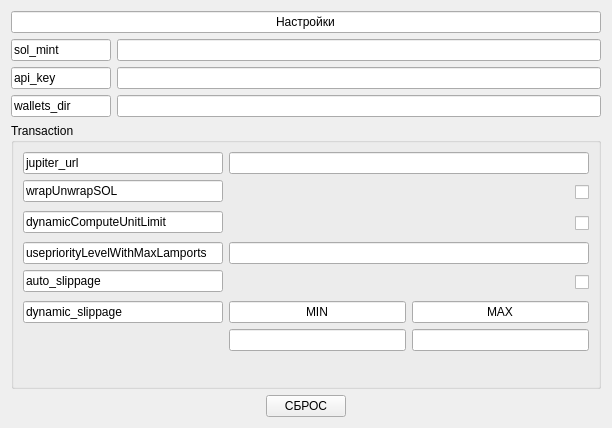
<?xml version="1.0" encoding="UTF-8"?>
<ui version="4.0">
 <class>Form</class>
 <widget class="QWidget" name="Form">
  <property name="geometry">
   <rect>
    <x>0</x>
    <y>0</y>
    <width>612</width>
    <height>428</height>
   </rect>
  </property>
  <property name="windowTitle">
   <string>Form</string>
  </property>
  <layout class="QGridLayout" name="gridLayout">
   <item row="0" column="0">
    <layout class="QVBoxLayout" name="verticalLayout_7">
     <item>
      <widget class="QLineEdit" name="lineEdit_6">
       <property name="text">
        <string>Настройки</string>
       </property>
       <property name="alignment">
        <set>Qt::AlignmentFlag::AlignCenter</set>
       </property>
       <property name="readOnly">
        <bool>true</bool>
       </property>
      </widget>
     </item>
     <item>
      <layout class="QVBoxLayout" name="verticalLayout_6">
       <item>
        <layout class="QHBoxLayout" name="horizontalLayout_2">
         <item>
          <layout class="QVBoxLayout" name="verticalLayout_4">
           <item alignment="Qt::AlignmentFlag::AlignLeft">
            <widget class="QLineEdit" name="jupiter_url_6">
             <property name="maximumSize">
              <size>
               <width>100</width>
               <height>16777215</height>
              </size>
             </property>
             <property name="text">
              <string>sol_mint</string>
             </property>
             <property name="readOnly">
              <bool>true</bool>
             </property>
            </widget>
           </item>
           <item alignment="Qt::AlignmentFlag::AlignLeft">
            <widget class="QLineEdit" name="jupiter_url_8">
             <property name="maximumSize">
              <size>
               <width>100</width>
               <height>16777215</height>
              </size>
             </property>
             <property name="text">
              <string>api_key</string>
             </property>
             <property name="readOnly">
              <bool>true</bool>
             </property>
            </widget>
           </item>
           <item alignment="Qt::AlignmentFlag::AlignLeft">
            <widget class="QLineEdit" name="jupiter_url_9">
             <property name="maximumSize">
              <size>
               <width>100</width>
               <height>16777215</height>
              </size>
             </property>
             <property name="text">
              <string>wallets_dir</string>
             </property>
             <property name="readOnly">
              <bool>true</bool>
             </property>
            </widget>
           </item>
          </layout>
         </item>
         <item>
          <layout class="QVBoxLayout" name="verticalLayout_5">
           <item>
            <widget class="QLineEdit" name="sol_mint">
             <property name="alignment">
              <set>Qt::AlignmentFlag::AlignRight|Qt::AlignmentFlag::AlignTrailing|Qt::AlignmentFlag::AlignVCenter</set>
             </property>
            </widget>
           </item>
           <item>
            <widget class="QLineEdit" name="api_key">
             <property name="alignment">
              <set>Qt::AlignmentFlag::AlignRight|Qt::AlignmentFlag::AlignTrailing|Qt::AlignmentFlag::AlignVCenter</set>
             </property>
            </widget>
           </item>
           <item>
            <widget class="QLineEdit" name="wallet_dir">
             <property name="alignment">
              <set>Qt::AlignmentFlag::AlignRight|Qt::AlignmentFlag::AlignTrailing|Qt::AlignmentFlag::AlignVCenter</set>
             </property>
            </widget>
           </item>
          </layout>
         </item>
        </layout>
       </item>
       <item>
        <widget class="QGroupBox" name="groupBox">
         <property name="title">
          <string>Transaction</string>
         </property>
         <layout class="QFormLayout" name="formLayout">
          <property name="labelAlignment">
           <set>Qt::AlignmentFlag::AlignLeading|Qt::AlignmentFlag::AlignLeft|Qt::AlignmentFlag::AlignVCenter</set>
          </property>
          <property name="formAlignment">
           <set>Qt::AlignmentFlag::AlignHCenter|Qt::AlignmentFlag::AlignTop</set>
          </property>
          <item row="0" column="0">
           <widget class="QLineEdit" name="jupiter_url">
            <property name="minimumSize">
             <size>
              <width>200</width>
              <height>0</height>
             </size>
            </property>
            <property name="text">
             <string>jupiter_url</string>
            </property>
            <property name="readOnly">
             <bool>true</bool>
            </property>
           </widget>
          </item>
          <item row="1" column="0">
           <widget class="QLineEdit" name="jupiter_url_2">
            <property name="minimumSize">
             <size>
              <width>200</width>
              <height>0</height>
             </size>
            </property>
            <property name="text">
             <string>wrapUnwrapSOL</string>
            </property>
            <property name="readOnly">
             <bool>true</bool>
            </property>
           </widget>
          </item>
          <item row="3" column="0">
           <widget class="QLineEdit" name="jupiter_url_4">
            <property name="minimumSize">
             <size>
              <width>200</width>
              <height>0</height>
             </size>
            </property>
            <property name="text">
             <string>usepriorityLevelWithMaxLamports</string>
            </property>
            <property name="alignment">
             <set>Qt::AlignmentFlag::AlignLeading|Qt::AlignmentFlag::AlignLeft|Qt::AlignmentFlag::AlignVCenter</set>
            </property>
            <property name="readOnly">
             <bool>true</bool>
            </property>
           </widget>
          </item>
          <item row="0" column="1">
           <widget class="QLineEdit" name="jupiter_url_7">
            <property name="alignment">
             <set>Qt::AlignmentFlag::AlignRight|Qt::AlignmentFlag::AlignTrailing|Qt::AlignmentFlag::AlignVCenter</set>
            </property>
           </widget>
          </item>
          <item row="2" column="0">
           <widget class="QLineEdit" name="jupiter_url_3">
            <property name="minimumSize">
             <size>
              <width>200</width>
              <height>0</height>
             </size>
            </property>
            <property name="toolTipDuration">
             <number>0</number>
            </property>
            <property name="layoutDirection">
             <enum>Qt::LayoutDirection::LeftToRight</enum>
            </property>
            <property name="autoFillBackground">
             <bool>false</bool>
            </property>
            <property name="text">
             <string>dynamicComputeUnitLimit</string>
            </property>
            <property name="alignment">
             <set>Qt::AlignmentFlag::AlignLeading|Qt::AlignmentFlag::AlignLeft|Qt::AlignmentFlag::AlignVCenter</set>
            </property>
            <property name="readOnly">
             <bool>true</bool>
            </property>
           </widget>
          </item>
          <item row="3" column="1">
           <widget class="QLineEdit" name="userpriority">
            <property name="alignment">
             <set>Qt::AlignmentFlag::AlignRight|Qt::AlignmentFlag::AlignTrailing|Qt::AlignmentFlag::AlignVCenter</set>
            </property>
           </widget>
          </item>
          <item row="2" column="1">
           <widget class="QCheckBox" name="dynamicCompute">
            <property name="minimumSize">
             <size>
              <width>0</width>
              <height>25</height>
             </size>
            </property>
            <property name="layoutDirection">
             <enum>Qt::LayoutDirection::RightToLeft</enum>
            </property>
            <property name="text">
             <string/>
            </property>
           </widget>
          </item>
          <item row="1" column="1">
           <widget class="QCheckBox" name="wrapUnwrapSol">
            <property name="minimumSize">
             <size>
              <width>0</width>
              <height>25</height>
             </size>
            </property>
            <property name="layoutDirection">
             <enum>Qt::LayoutDirection::RightToLeft</enum>
            </property>
            <property name="text">
             <string/>
            </property>
           </widget>
          </item>
          <item row="4" column="0">
           <widget class="QLineEdit" name="jupiter_url_5">
            <property name="minimumSize">
             <size>
              <width>200</width>
              <height>0</height>
             </size>
            </property>
            <property name="text">
             <string>auto_slippage</string>
            </property>
            <property name="readOnly">
             <bool>true</bool>
            </property>
           </widget>
          </item>
          <item row="4" column="1">
           <widget class="QCheckBox" name="auto_slippage">
            <property name="minimumSize">
             <size>
              <width>0</width>
              <height>25</height>
             </size>
            </property>
            <property name="layoutDirection">
             <enum>Qt::LayoutDirection::RightToLeft</enum>
            </property>
            <property name="text">
             <string/>
            </property>
           </widget>
          </item>
          <item row="5" column="0">
           <widget class="QLineEdit" name="lineEdit">
            <property name="minimumSize">
             <size>
              <width>200</width>
              <height>0</height>
             </size>
            </property>
            <property name="text">
             <string>dynamic_slippage</string>
            </property>
            <property name="readOnly">
             <bool>true</bool>
            </property>
           </widget>
          </item>
          <item row="5" column="1">
           <layout class="QHBoxLayout" name="horizontalLayout">
            <item>
             <layout class="QVBoxLayout" name="verticalLayout">
              <item>
               <widget class="QLineEdit" name="lineEdit_5">
                <property name="text">
                 <string>MIN</string>
                </property>
                <property name="alignment">
                 <set>Qt::AlignmentFlag::AlignCenter</set>
                </property>
                <property name="readOnly">
                 <bool>true</bool>
                </property>
               </widget>
              </item>
              <item>
               <widget class="QLineEdit" name="MIN">
                <property name="alignment">
                 <set>Qt::AlignmentFlag::AlignCenter</set>
                </property>
               </widget>
              </item>
             </layout>
            </item>
            <item>
             <layout class="QVBoxLayout" name="verticalLayout_2">
              <item>
               <widget class="QLineEdit" name="lineEdit_3">
                <property name="text">
                 <string>MAX</string>
                </property>
                <property name="alignment">
                 <set>Qt::AlignmentFlag::AlignCenter</set>
                </property>
                <property name="readOnly">
                 <bool>true</bool>
                </property>
               </widget>
              </item>
              <item>
               <widget class="QLineEdit" name="MAX">
                <property name="alignment">
                 <set>Qt::AlignmentFlag::AlignCenter</set>
                </property>
               </widget>
              </item>
             </layout>
            </item>
           </layout>
          </item>
         </layout>
        </widget>
       </item>
      </layout>
     </item>
     <item alignment="Qt::AlignmentFlag::AlignHCenter">
      <widget class="QPushButton" name="reset">
       <property name="text">
        <string>СБРОС</string>
       </property>
      </widget>
     </item>
    </layout>
   </item>
  </layout>
 </widget>
 <resources/>
 <connections/>
</ui>
